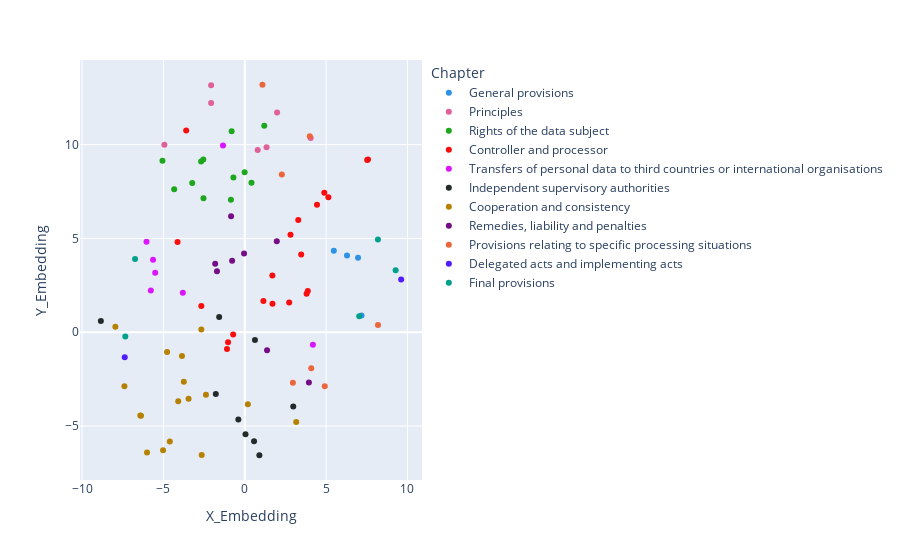

The notebook cell this image was saved under:
### Code cell
tfidf_embeddings = TSNE(n_components=2, learning_rate='auto', init='random', random_state=42).fit_transform(vectors)
tfidf_rep = pd.DataFrame({'Chapter': [i for i in gdpr_clean.keys() for k in gdpr_clean[i].keys() if i!= 'Legislative acts'], 
                          'X_Embedding': tfidf_embeddings[:,0],
                          'Y_Embedding': tfidf_embeddings[:,1]})

px.scatter(tfidf_rep, 'X_Embedding', 'Y_Embedding', color='Chapter', color_discrete_sequence=px.colors.qualitative.Dark24)

### Figure 1 — Plotly figure (JSON) as saved in the notebook; plotly's stock layout.template omitted (floating-point values rounded to 4 significant figures)
{"data": [{"hovertemplate": "Chapter=General provisions<br>X_Embedding=%{x}<br>Y_Embedding=%{y}<extra></extra>", "legendgroup": "General provisions", "marker": {"color": "#2E91E5", "symbol": "circle"}, "mode": "markers", "name": "General provisions", "orientation": "v", "showlegend": true, "type": "scatter", "x": [7.177, 6.963, 6.285, 5.475], "xaxis": "x", "y": [0.8934, 3.969, 4.096, 4.346], "yaxis": "y"}, {"hovertemplate": "Chapter=Principles<br>X_Embedding=%{x}<br>Y_Embedding=%{y}<extra></extra>", "legendgroup": "Principles", "marker": {"color": "#E15F99", "symbol": "circle"}, "mode": "markers", "name": "Principles", "orientation": "v", "showlegend": true, "type": "scatter", "x": [4.053, 0.7947, -2.066, -2.067, 1.339, 1.987, -4.94], "xaxis": "x", "y": [10.35, 9.712, 12.21, 13.16, 9.861, 11.71, 9.998], "yaxis": "y"}, {"hovertemplate": "Chapter=Rights of the data subject<br>X_Embedding=%{x}<br>Y_Embedding=%{y}<extra></extra>", "legendgroup": "Rights of the data subject", "marker": {"color": "#1CA71C", "symbol": "circle"}, "mode": "markers", "name": "Rights of the data subject", "orientation": "v", "showlegend": true, "type": "scatter", "x": [-5.059, -2.683, -2.547, -3.228, -2.537, -0.00798, 0.4131, -4.339, -0.8519, -0.6978, -0.8079, 1.199], "xaxis": "x", "y": [9.144, 9.098, 9.203, 7.952, 7.139, 8.531, 7.971, 7.623, 7.056, 8.246, 10.72, 11.01], "yaxis": "y"}, {"hovertemplate": "Chapter=Controller and processor<br>X_Embedding=%{x}<br>Y_Embedding=%{y}<extra></extra>", "legendgroup": "Controller and processor", "marker": {"color": "#FB0D0D", "symbol": "circle"}, "mode": "markers", "name": "Controller and processor", "orientation": "v", "showlegend": true, "type": "scatter", "x": [5.14, 4.888, -3.601, 3.468, 2.811, 3.289, -4.131, 1.697, 4.439, 7.576, 7.525, 1.704, 1.146, 3.876, 3.8, 2.731, -2.67, -1.027, -0.7125, -1.091], "xaxis": "x", "y": [7.195, 7.435, 10.75, 4.146, 5.202, 5.984, 4.807, 3.025, 6.793, 9.213, 9.183, 1.518, 1.661, 2.205, 2.053, 1.583, 1.392, -0.5267, -0.1142, -0.8952], "yaxis": "y"}, {"hovertemplate": "Chapter=Transfers of personal data to third countries or international organisations<br>X_Embedding=%{x}<br>Y_Embedding=%{y}<extra></extra>", "legendgroup": "Transfers of personal data to third countries or international organisations", "marker": {"color": "#DA16FF", "symbol": "circle"}, "mode": "markers", "name": "Transfers of personal data to third countries or international organisations", "orientation": "v", "showlegend": true, "type": "scatter", "x": [-5.638, -5.505, -3.806, 4.189, -6.038, -1.337, -5.774], "xaxis": "x", "y": [3.864, 3.165, 2.104, -0.6726, 4.82, 9.955, 2.225], "yaxis": "y"}, {"hovertemplate": "Chapter=Independent supervisory authorities<br>X_Embedding=%{x}<br>Y_Embedding=%{y}<extra></extra>", "legendgroup": "Independent supervisory authorities", "marker": {"color": "#222A2A", "symbol": "circle"}, "mode": "markers", "name": "Independent supervisory authorities", "orientation": "v", "showlegend": true, "type": "scatter", "x": [2.981, 0.04584, 0.8973, 0.5701, -0.3946, -1.78, -1.574, 0.6264, -8.846], "xaxis": "x", "y": [-3.959, -5.438, -6.555, -5.803, -4.646, -3.29, 0.8195, -0.4084, 0.6027], "yaxis": "y"}, {"hovertemplate": "Chapter=Cooperation and consistency<br>X_Embedding=%{x}<br>Y_Embedding=%{y}<extra></extra>", "legendgroup": "Cooperation and consistency", "marker": {"color": "#B68100", "symbol": "circle"}, "mode": "markers", "name": "Cooperation and consistency", "orientation": "v", "showlegend": true, "type": "scatter", "x": [-2.385, -3.859, 0.191, 3.163, -4.09, -3.454, -3.747, -4.772, -6.379, -2.647, -2.67, -7.954, -6.008, -5.022, -4.608, -6.42, -7.397], "xaxis": "x", "y": [-3.326, -1.269, -3.833, -4.789, -3.683, -3.54, -2.632, -1.058, -4.447, -6.538, 0.1447, 0.2932, -6.415, -6.29, -5.817, -4.436, -2.877], "yaxis": "y"}, {"hovertemplate": "Chapter=Remedies, liability and penalties<br>X_Embedding=%{x}<br>Y_Embedding=%{y}<extra></extra>", "legendgroup": "Remedies, liability and penalties", "marker": {"color": "#750D86", "symbol": "circle"}, "mode": "markers", "name": "Remedies, liability and penalties", "orientation": "v", "showlegend": true, "type": "scatter", "x": [-1.818, -1.707, -0.7765, -0.8417, -0.04354, 1.969, 1.369, 3.942], "xaxis": "x", "y": [3.646, 3.246, 3.809, 6.182, 4.194, 4.851, -0.9627, -2.672], "yaxis": "y"}, {"hovertemplate": "Chapter=Provisions relating to specific processing situations<br>X_Embedding=%{x}<br>Y_Embedding=%{y}<extra></extra>", "legendgroup": "Provisions relating to specific processing situations", "marker": {"color": "#EB663B", "symbol": "circle"}, "mode": "markers", "name": "Provisions relating to specific processing situations", "orientation": "v", "showlegend": true, "type": "scatter", "x": [2.958, 2.278, 1.087, 4.087, 3.995, 4.919, 8.192], "xaxis": "x", "y": [-2.685, 8.402, 13.19, -1.915, 10.44, -2.878, 0.3917], "yaxis": "y"}, {"hovertemplate": "Chapter=Delegated acts and implementing acts<br>X_Embedding=%{x}<br>Y_Embedding=%{y}<extra></extra>", "legendgroup": "Delegated acts and implementing acts", "marker": {"color": "#511CFB", "symbol": "circle"}, "mode": "markers", "name": "Delegated acts and implementing acts", "orientation": "v", "showlegend": true, "type": "scatter", "x": [-7.379, 9.613], "xaxis": "x", "y": [-1.336, 2.807], "yaxis": "y"}, {"hovertemplate": "Chapter=Final provisions<br>X_Embedding=%{x}<br>Y_Embedding=%{y}<extra></extra>", "legendgroup": "Final provisions", "marker": {"color": "#00A08B", "symbol": "circle"}, "mode": "markers", "name": "Final provisions", "orientation": "v", "showlegend": true, "type": "scatter", "x": [9.274, 8.185, -6.744, -7.341, 7.037], "xaxis": "x", "y": [3.311, 4.939, 3.902, -0.2248, 0.8524], "yaxis": "y"}], "layout": {"legend": {"title": {"text": "Chapter"}, "tracegroupgap": 0}, "margin": {"t": 60}, "xaxis": {"anchor": "y", "domain": [0, 1], "title": {"text": "X_Embedding"}}, "yaxis": {"anchor": "x", "domain": [0, 1], "title": {"text": "Y_Embedding"}}}}
